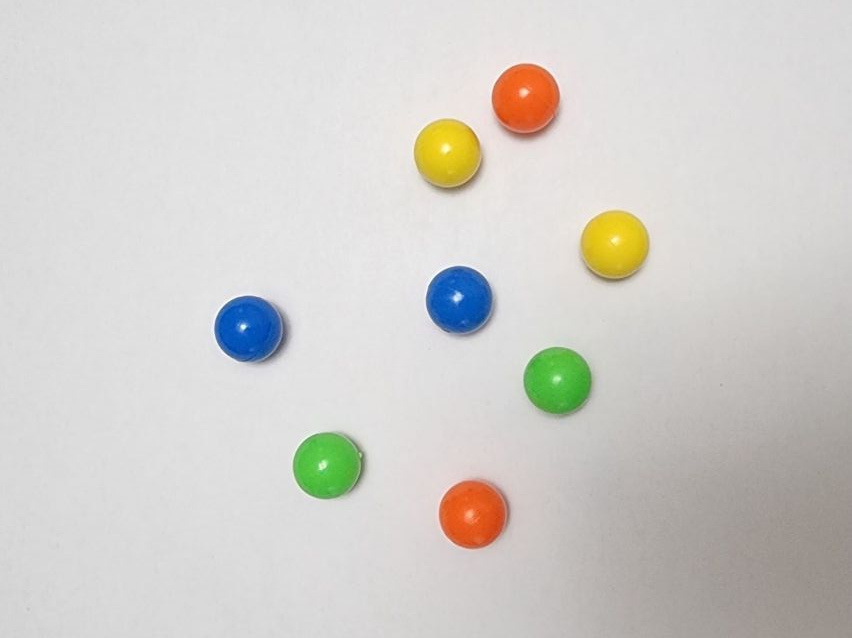
//> input picture Lab 8/ballsorter_test/testimage.jpg, 852 x 638 px, given in place of the camera
$ ./main   (built with g++ and OpenCV 4)
//> lines starting //> are read from the running program, lines starting //| are printed output that depends on the picture; after the words box and inside, x2 and y2 are one past the last pixel; in counts of white or black regions, pixels touching at a corner belong together
#include <opencv2/opencv.hpp>
#include <iostream>

#define CVUI_IMPLEMENTATION
#include <cvui.h>

using namespace cv;
using namespace std;

void detectColor(Mat &image, const string& colorName, Scalar lower, Scalar upper, Scalar textColor, vector<Point2f> &centers) {
    Mat hsv, mask;
    cvtColor(image, hsv, COLOR_BGR2HSV);
    inRange(hsv, lower, upper, mask);

    vector<vector<Point>> contours;
    findContours(mask, contours, RETR_EXTERNAL, CHAIN_APPROX_SIMPLE);

    for (const auto& contour : contours) {
        if (contourArea(contour) > 500) {
            Point2f center;
            float radius;
            minEnclosingCircle(contour, center, radius);
            centers.push_back(center);

            circle(image, center, (int)radius, Scalar(0, 0, 0), 2);
            putText(image, colorName, Point(center.x - 20, center.y - 20), FONT_HERSHEY_SIMPLEX, 0.6, textColor, 2);
        }
    }
}


int main() {
    cvui::init("Detected Colors");
//> (this line was passed over: cvui is not available in this run)

    int bin1low = 90,
        bin1high = 140,
        bin2low = 40,
        bin2high = 70,
        bin3low = 20,
        bin3high = 30,
        bin4low = 0,
        bin4high = 19;

    // Load image
    cv::VideoCapture vid;
    vid.open(0, cv::CAP_V4L2);
    if (vid.isOpened() == true)
    {
        do
        {
            Mat image;
            vid >> image;
//> image is the input picture: 638 rows x 852 cols, CV_8UC3; mean B, G, R 204, 208.2, 210
            if (image.empty()) {
                cerr << "Error: Could not load image!" << endl;
                return -1;
            }

            Mat frame = image.clone();

            vector<Point2f> bin1centers, bin2centers, bin3centers, bin4centers;

            detectColor(frame, "BIN1", Scalar(bin1low, 100, 100), Scalar(bin1high, 255, 255), Scalar(0, 0, 0), bin1centers); //BLUE
//> in detectColor, `cvtColor(image, hsv, COLOR_BGR2HSV);`: hsv: 638 rows x 852 cols, CV_8UC3; mean H, S, V 21.8, 14.3, 213.2
//> in detectColor, `inRange(hsv, lower, upper, mask);`:
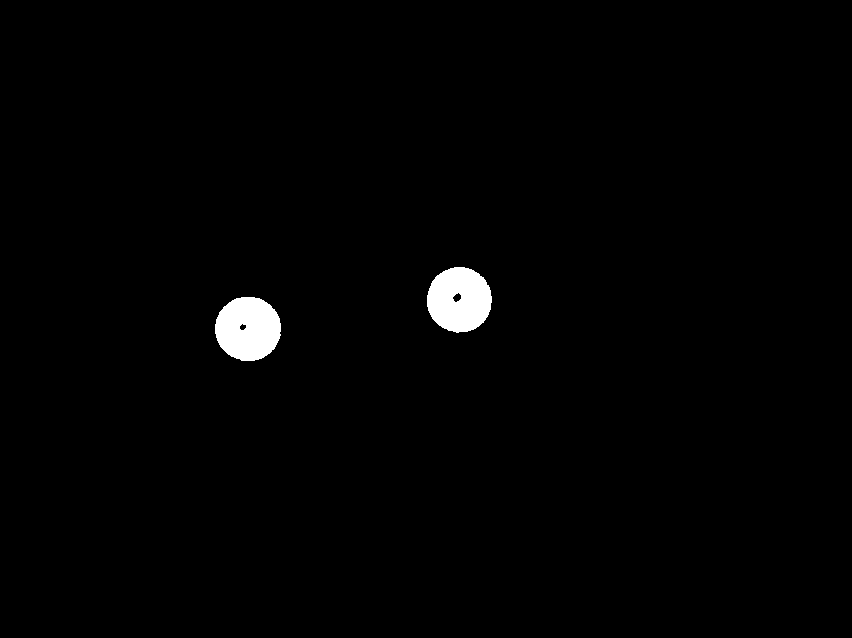
//> mask: 638 rows x 852 cols, CV_8UC1; 1.2% white; 2 white regions
//> in detectColor, `findContours(mask, contours, RETR_EXTERNAL, CHAIN_APPROX_SIMPLE);`: contours = 2 contours; box (x1, y1, x2, y2) and area: (427, 267, 492, 333) 3252, (215, 297, 281, 361) 3248
//> the loop in detectColor, `for (const auto& contour : contours)` made 2 passes
//> (center, radius) on passes 1 to 2: (Point(247.7, 328.3), 33.01), (Point(459.1, 299.4), 32.91)
//> bin1centers = 2 Points (x, y): [247.7, 328.3], [459.1, 299.4]
            detectColor(frame, "BIN2", Scalar(bin2low, 100, 100), Scalar(bin2high, 255, 255), Scalar(0, 0, 0), bin2centers); //LIME
//> in detectColor (call 2), `cvtColor(image, hsv, COLOR_BGR2HSV);`: hsv: 638 rows x 852 cols, CV_8UC3; mean H, S, V 21.4, 13.9, 212.6
//> in detectColor (call 2), `inRange(hsv, lower, upper, mask);`: mask: 638 rows x 852 cols, CV_8UC1; 1.2% white; 2 white regions
//> in detectColor (call 2), `findContours(mask, contours, RETR_EXTERNAL, CHAIN_APPROX_SIMPLE);`: contours = 2 contours; box (x1, y1, x2, y2) and area: (525, 349, 591, 414) 3240, (294, 434, 362, 497) 3130
//> the loop in detectColor (call 2), `for (const auto& contour : contours)` made 2 passes
//> (center, radius) on passes 1 to 2: (Point(327.9, 465.9), 34), (Point(557.5, 380.5), 32.95)
//> pass 1, in detectColor (call 2), `putText(image, colorName, Point(center.x - 20, center.y - 20), FONT_HE..`:
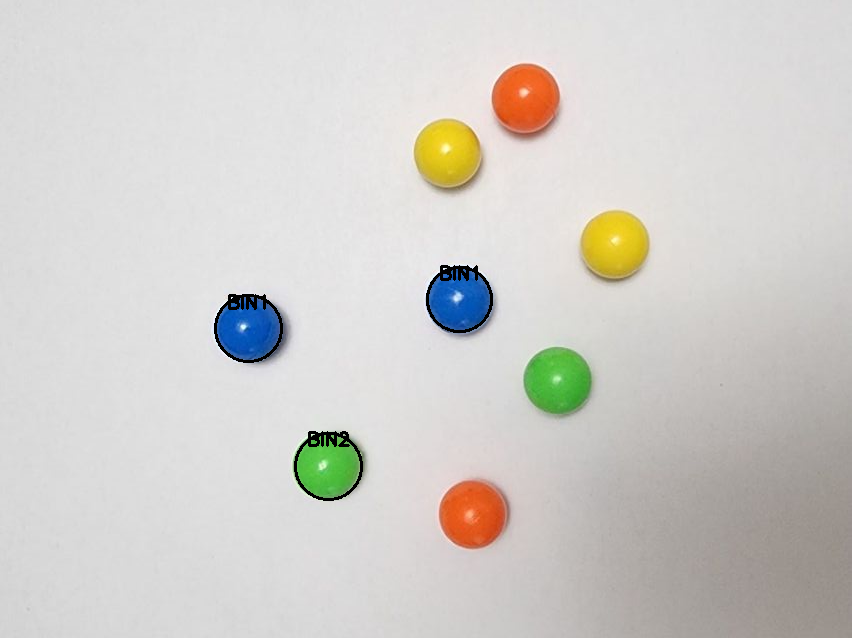
//> image: 638 rows x 852 cols, CV_8UC3; mean B, G, R 203.2, 207.4, 209.5
//> bin2centers = 2 Points (x, y): [327.9, 465.9], [557.5, 380.5]
            detectColor(frame, "BIN3", Scalar(bin3low, 100, 100), Scalar(bin3high, 255, 255), Scalar(0, 0, 0), bin3centers); //YELLOW
//> call 3 of detectColor, with colorName = "BIN3", lower = Scalar(20, 100, 100), upper = Scalar(30, 255, 255), textColor = Scalar(0)
//> in detectColor (call 3), `cvtColor(image, hsv, COLOR_BGR2HSV);`: hsv: 638 rows x 852 cols, CV_8UC3; mean H, S, V 21.2, 13.6, 212
//> in detectColor (call 3), `inRange(hsv, lower, upper, mask);`:
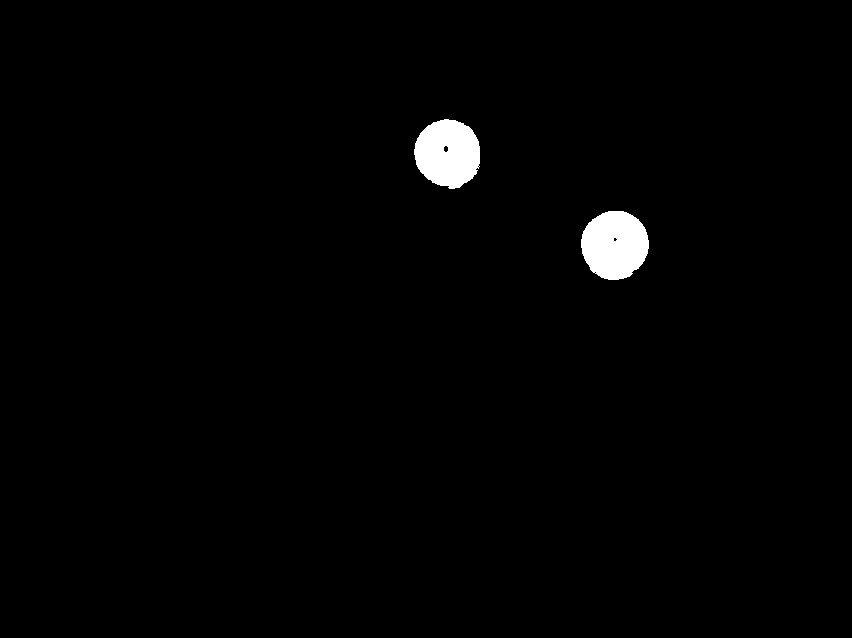
//> mask: 638 rows x 852 cols, CV_8UC1; 1.3% white; 2 white regions
//> in detectColor (call 3), `findContours(mask, contours, RETR_EXTERNAL, CHAIN_APPROX_SIMPLE);`: contours = 2 contours; box (x1, y1, x2, y2) and area: (581, 211, 649, 280) 3560, (414, 119, 480, 189) 3456
//> the loop in detectColor (call 3), `for (const auto& contour : contours)` made 2 passes
//> (center, radius) on passes 1 to 2: (Point(614.6, 244.9), 34.89), (Point(447.6, 153.9), 35.05)
//> pass 1, in detectColor (call 3), `putText(image, colorName, Point(center.x - 20, center.y - 20), FONT_HE..`:
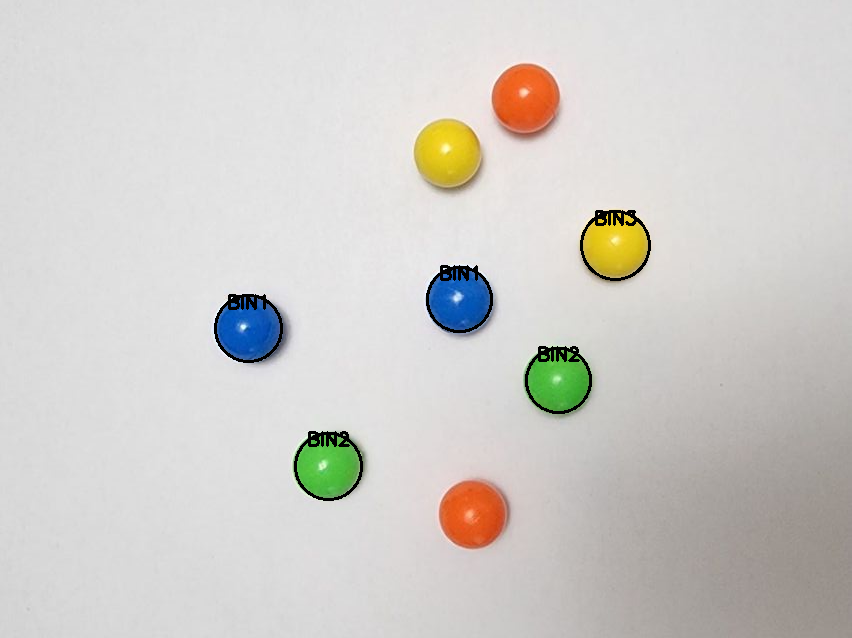
//> image: 638 rows x 852 cols, CV_8UC3; mean B, G, R 202.9, 206.8, 208.9
//> bin3centers = 2 Points (x, y): [614.6, 244.9], [447.6, 153.9]
            detectColor(frame, "BIN4", Scalar(bin4low, 100, 100), Scalar(bin4high, 255, 255), Scalar(0, 0, 0), bin4centers); //ORANGE
//> call 4 of detectColor, with colorName = "BIN4", lower = Scalar(0, 100, 100), upper = Scalar(19, 255, 255), textColor = Scalar(0)
//> in detectColor (call 4), `cvtColor(image, hsv, COLOR_BGR2HSV);`: hsv: 638 rows x 852 cols, CV_8UC3; mean H, S, V 21.2, 13.1, 211.3
//> in detectColor (call 4), `inRange(hsv, lower, upper, mask);`:
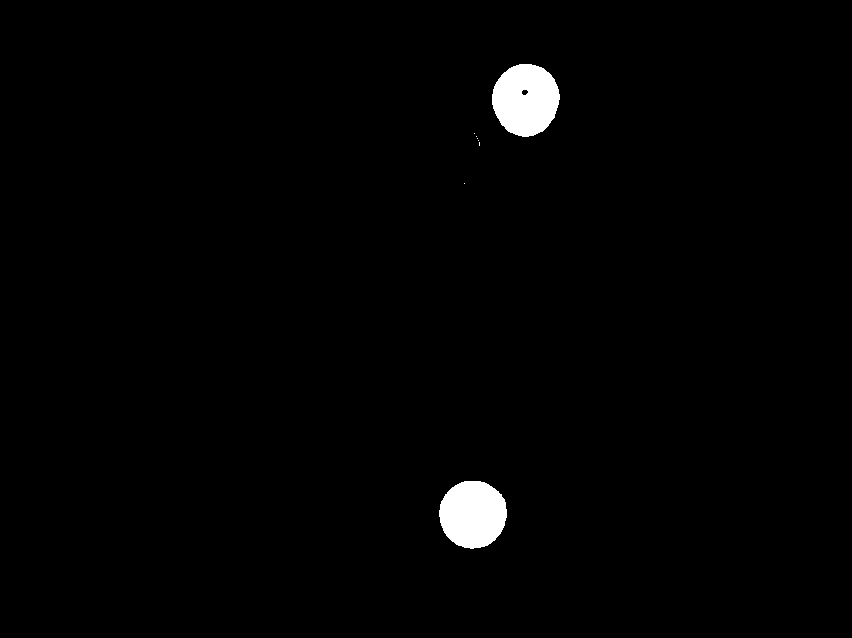
//> mask: 638 rows x 852 cols, CV_8UC1; 1.4% white; 8 white regions (6 under 20 px)
//> in detectColor (call 4), `findContours(mask, contours, RETR_EXTERNAL, CHAIN_APPROX_SIMPLE);`: contours = 8 contours, 6 with area under 20; largest, box (x1, y1, x2, y2) and area: (492, 64, 560, 137) 3722, (439, 481, 507, 549) 3522
//> the loop in detectColor (call 4), `for (const auto& contour : contours)` made 8 passes
//> (center, radius) on passes 1, 8: (Point(472.9, 514), 34.48), (Point(525.4, 99.8), 36.36)
//> contour on passes 2 to 7: 1 Point (x, y): [464, 183], 2 Points (x, y): [479, 142], [479, 145], 1 Point (x, y): [478, 140], 1 Point (x, y): [477, 138], 1 Point (x, y): [476, 136], 1 Point (x, y): [474, 133]
//> pass 1, in detectColor (call 4), `putText(image, colorName, Point(center.x - 20, center.y - 20), FONT_HE..`:
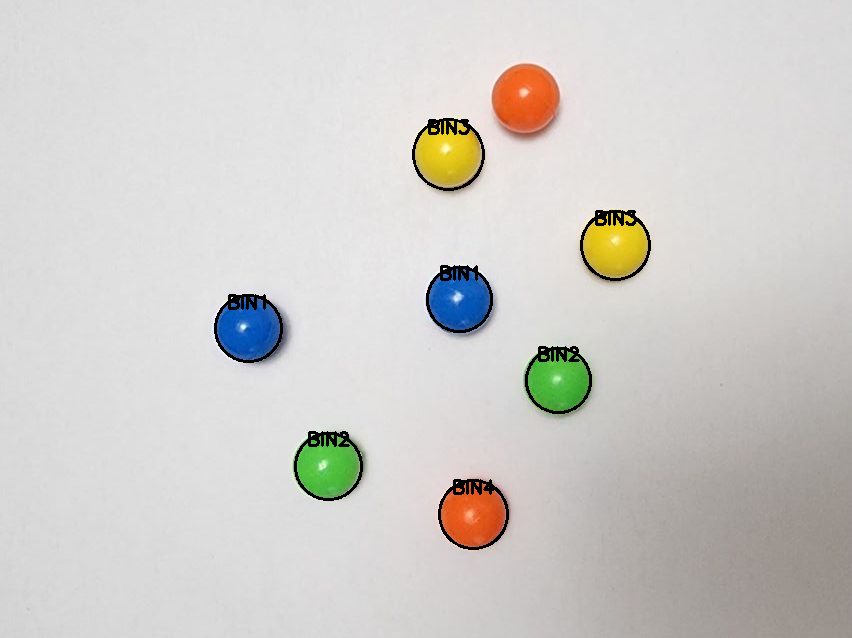
//> image: 638 rows x 852 cols, CV_8UC3; mean B, G, R 202.5, 206.2, 208.2
//> after the loop in detectColor (call 4), `for (const auto& contour : contours)`:
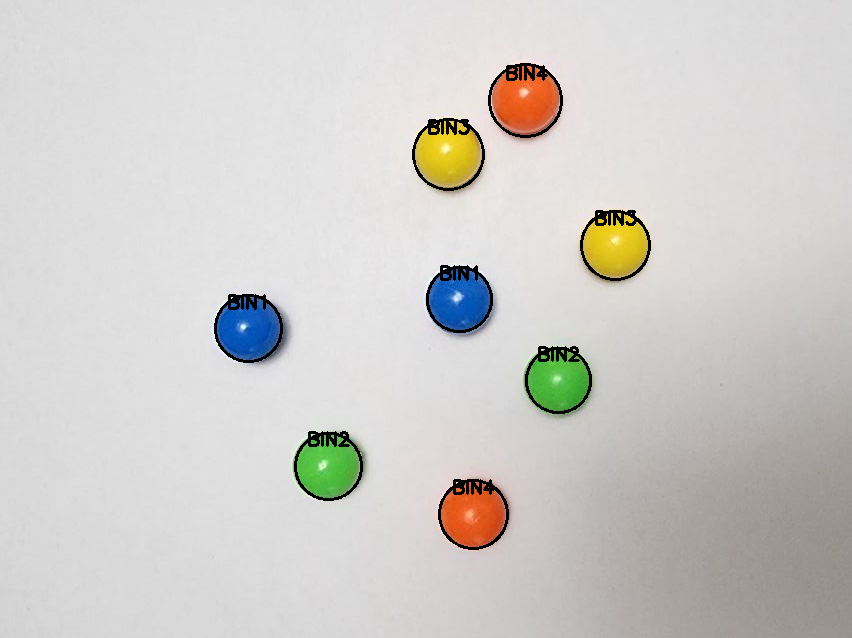
//> image: 638 rows x 852 cols, CV_8UC3; 0.18% of pixels changed, all inside (x1, y1, x2, y2) = (488, 63, 563, 138)
//> bin4centers = 2 Points (x, y): [472.9, 514], [525.4, 99.8]

//> (the run ends here: the program needs code that is not available in this run, at `cvui::beginRow(frame, 5, 5, 200, 500);`)
